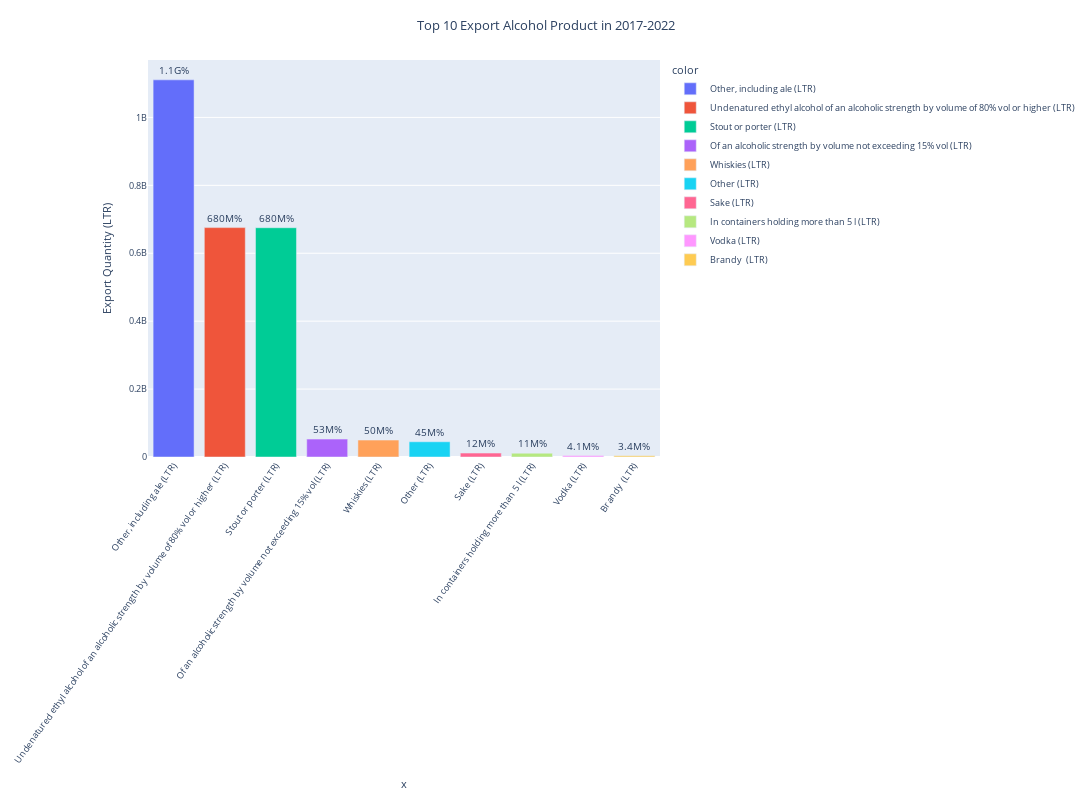

Notebook source saved alongside this figure:
### Code cell
import matplotlib.pyplot as plt
#Top export alcohol product in 2017-2022
top2 = df_d1.groupby('Description')[['Monthly_Quantity']].agg('sum')
top2 = top2.sort_values('Monthly_Quantity',ascending=False)
top2.head(10)

#plot top 10 export alcohol product in 2017-2022
fig = px.bar(top2.head(10), x=top2.head(10).index, y='Monthly_Quantity',
                hover_data=['Monthly_Quantity'], color=top2.head(10).index,text='Monthly_Quantity',
                labels={'Monthly_Quantity':'Export Quantity (LTR)'}
                )
z = '%{text:.2s}'
fig.update_traces( texttemplate=f'{z}%',textposition='outside',textfont_size=10)
fig.update_layout(xaxis_tickfont_size=9,xaxis_tickangle=-55, yaxis_tickfont_size=9,height=800,width=1500,title='Top 10 Export Alcohol Product in 2017-2022', title_x=0.5 ,uniformtext_minsize=0.1, uniformtext_mode='hide', font=dict(size=9))
fig.show()

### Figure 1 — Plotly figure (JSON) as saved in the notebook; plotly's stock layout.template omitted (floating-point values rounded to 4 significant figures)
{"data": [{"alignmentgroup": "True", "hovertemplate": "color=Other, including ale (LTR)<br>x=%{x}<br>Export Quantity (LTR)=%{text}<extra></extra>", "legendgroup": "Other, including ale (LTR)", "marker": {"color": "#636efa", "pattern": {"shape": ""}}, "name": "Other, including ale (LTR)", "offsetgroup": "Other, including ale (LTR)", "orientation": "v", "showlegend": true, "text": [1110675921], "textfont": {"size": 10}, "textposition": "outside", "texttemplate": "%{text:.2s}%", "type": "bar", "x": ["Other, including ale (LTR)"], "xaxis": "x", "y": [1110675921], "yaxis": "y"}, {"alignmentgroup": "True", "hovertemplate": "color=Undenatured ethyl alcohol of an alcoholic strength by volume of 80% vol or higher (LTR)<br>x=%{x}<br>Export Quantity (LTR)=%{text}<extra></extra>", "legendgroup": "Undenatured ethyl alcohol of an alcoholic strength by volume of 80% vol or higher (LTR)", "marker": {"color": "#EF553B", "pattern": {"shape": ""}}, "name": "Undenatured ethyl alcohol of an alcoholic strength by volume of 80% vol or higher (LTR)", "offsetgroup": "Undenatured ethyl alcohol of an alcoholic strength by volume of 80% vol or higher (LTR)", "orientation": "v", "showlegend": true, "text": [675537931], "textfont": {"size": 10}, "textposition": "outside", "texttemplate": "%{text:.2s}%", "type": "bar", "x": ["Undenatured ethyl alcohol of an alcoholic strength by volume of 80% vol or higher (LTR)"], "xaxis": "x", "y": [675537931], "yaxis": "y"}, {"alignmentgroup": "True", "hovertemplate": "color=Stout or porter (LTR)<br>x=%{x}<br>Export Quantity (LTR)=%{text}<extra></extra>", "legendgroup": "Stout or porter (LTR)", "marker": {"color": "#00cc96", "pattern": {"shape": ""}}, "name": "Stout or porter (LTR)", "offsetgroup": "Stout or porter (LTR)", "orientation": "v", "showlegend": true, "text": [675195523], "textfont": {"size": 10}, "textposition": "outside", "texttemplate": "%{text:.2s}%", "type": "bar", "x": ["Stout or porter (LTR)"], "xaxis": "x", "y": [675195523], "yaxis": "y"}, {"alignmentgroup": "True", "hovertemplate": "color=Of an alcoholic strength by volume not exceeding 15% vol (LTR)<br>x=%{x}<br>Export Quantity (LTR)=%{text}<extra></extra>", "legendgroup": "Of an alcoholic strength by volume not exceeding 15% vol (LTR)", "marker": {"color": "#ab63fa", "pattern": {"shape": ""}}, "name": "Of an alcoholic strength by volume not exceeding 15% vol (LTR)", "offsetgroup": "Of an alcoholic strength by volume not exceeding 15% vol (LTR)", "orientation": "v", "showlegend": true, "text": [52702920], "textfont": {"size": 10}, "textposition": "outside", "texttemplate": "%{text:.2s}%", "type": "bar", "x": ["Of an alcoholic strength by volume not exceeding 15% vol (LTR)"], "xaxis": "x", "y": [52702920], "yaxis": "y"}, {"alignmentgroup": "True", "hovertemplate": "color=Whiskies (LTR)<br>x=%{x}<br>Export Quantity (LTR)=%{text}<extra></extra>", "legendgroup": "Whiskies (LTR)", "marker": {"color": "#FFA15A", "pattern": {"shape": ""}}, "name": "Whiskies (LTR)", "offsetgroup": "Whiskies (LTR)", "orientation": "v", "showlegend": true, "text": [49831158], "textfont": {"size": 10}, "textposition": "outside", "texttemplate": "%{text:.2s}%", "type": "bar", "x": ["Whiskies (LTR)"], "xaxis": "x", "y": [49831158], "yaxis": "y"}, {"alignmentgroup": "True", "hovertemplate": "color=Other (LTR)<br>x=%{x}<br>Export Quantity (LTR)=%{text}<extra></extra>", "legendgroup": "Other (LTR)", "marker": {"color": "#19d3f3", "pattern": {"shape": ""}}, "name": "Other (LTR)", "offsetgroup": "Other (LTR)", "orientation": "v", "showlegend": true, "text": [44859510], "textfont": {"size": 10}, "textposition": "outside", "texttemplate": "%{text:.2s}%", "type": "bar", "x": ["Other (LTR)"], "xaxis": "x", "y": [44859510], "yaxis": "y"}, {"alignmentgroup": "True", "hovertemplate": "color=Sake (LTR)<br>x=%{x}<br>Export Quantity (LTR)=%{text}<extra></extra>", "legendgroup": "Sake (LTR)", "marker": {"color": "#FF6692", "pattern": {"shape": ""}}, "name": "Sake (LTR)", "offsetgroup": "Sake (LTR)", "orientation": "v", "showlegend": true, "text": [11579178], "textfont": {"size": 10}, "textposition": "outside", "texttemplate": "%{text:.2s}%", "type": "bar", "x": ["Sake (LTR)"], "xaxis": "x", "y": [11579178], "yaxis": "y"}, {"alignmentgroup": "True", "hovertemplate": "color=In containers holding more than 5 l (LTR)<br>x=%{x}<br>Export Quantity (LTR)=%{text}<extra></extra>", "legendgroup": "In containers holding more than 5 l (LTR)", "marker": {"color": "#B6E880", "pattern": {"shape": ""}}, "name": "In containers holding more than 5 l (LTR)", "offsetgroup": "In containers holding more than 5 l (LTR)", "orientation": "v", "showlegend": true, "text": [11219903], "textfont": {"size": 10}, "textposition": "outside", "texttemplate": "%{text:.2s}%", "type": "bar", "x": ["In containers holding more than 5 l (LTR)"], "xaxis": "x", "y": [11219903], "yaxis": "y"}, {"alignmentgroup": "True", "hovertemplate": "color=Vodka (LTR)<br>x=%{x}<br>Export Quantity (LTR)=%{text}<extra></extra>", "legendgroup": "Vodka (LTR)", "marker": {"color": "#FF97FF", "pattern": {"shape": ""}}, "name": "Vodka (LTR)", "offsetgroup": "Vodka (LTR)", "orientation": "v", "showlegend": true, "text": [4110289], "textfont": {"size": 10}, "textposition": "outside", "texttemplate": "%{text:.2s}%", "type": "bar", "x": ["Vodka (LTR)"], "xaxis": "x", "y": [4110289], "yaxis": "y"}, {"alignmentgroup": "True", "hovertemplate": "color=Brandy  (LTR)<br>x=%{x}<br>Export Quantity (LTR)=%{text}<extra></extra>", "legendgroup": "Brandy  (LTR)", "marker": {"color": "#FECB52", "pattern": {"shape": ""}}, "name": "Brandy  (LTR)", "offsetgroup": "Brandy  (LTR)", "orientation": "v", "showlegend": true, "text": [3409744], "textfont": {"size": 10}, "textposition": "outside", "texttemplate": "%{text:.2s}%", "type": "bar", "x": ["Brandy  (LTR)"], "xaxis": "x", "y": [3409744], "yaxis": "y"}], "layout": {"barmode": "relative", "font": {"size": 9}, "height": 800, "legend": {"title": {"text": "color"}, "tracegroupgap": 0}, "margin": {"t": 60}, "title": {"text": "Top 10 Export Alcohol Product in 2017-2022", "x": 0.5}, "uniformtext": {"minsize": 0.1, "mode": "hide"}, "width": 1500, "xaxis": {"anchor": "y", "domain": [0, 1], "tickangle": -55, "tickfont": {"size": 9}, "title": {"text": "x"}}, "yaxis": {"anchor": "x", "domain": [0, 1], "tickfont": {"size": 9}, "title": {"text": "Export Quantity (LTR)"}}}}
